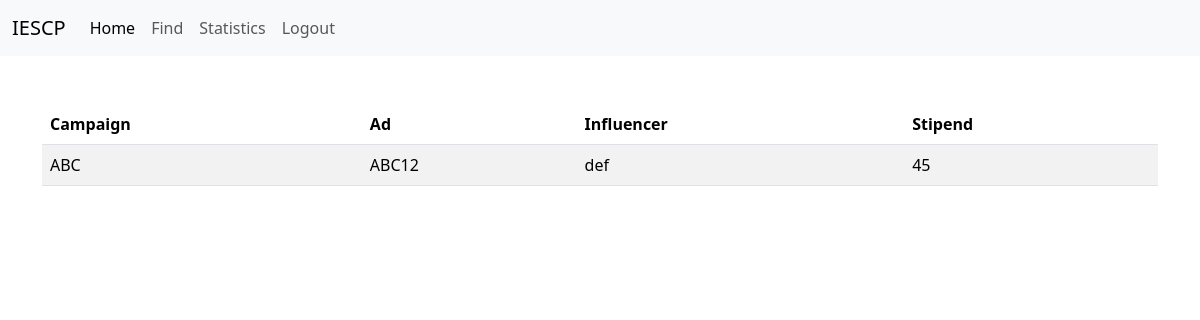
The page /ongoing_ads/sponsor=abc on the database as committed earlier.
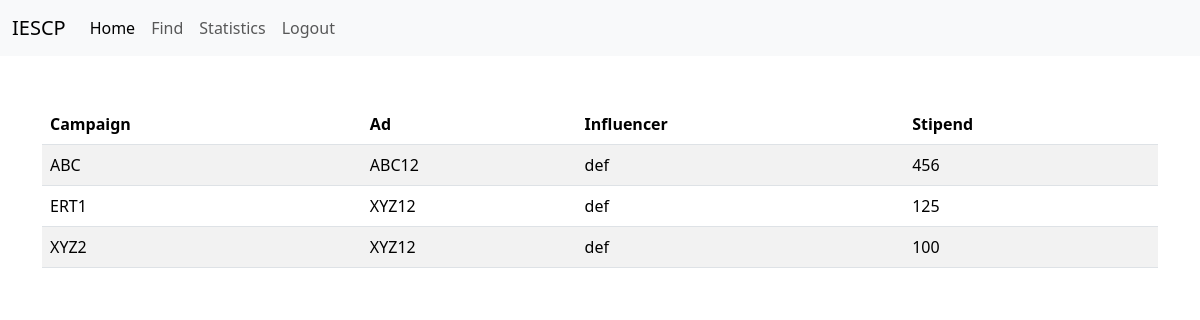
The same page on the database as committed later.
### tables this page shows
CREATE TABLE ongoing_ad ( sponsor TEXT, influencer TEXT, campaignName TEXT, adName TEXT, stipend TEXT, UNIQUE (sponsor, influencer, campaignName, adName));

### app.py (the view)
@app.route('/ongoing_ads/sponsor=<username>', methods=['GET', 'POST'])
def ongoing_ads(username):
    campaigns = []
    campaigns_list = select_ongoing_ad_sponsor(username)
    for i in campaigns_list:
        temp = dict()
        temp['campaignName'] = i[2]
        temp['adName'] = i[3]
        temp['influencer'] = i[1]
        temp['stipend'] = i[4]
        campaigns.append(temp)
        temp = dict()
    return render_template('ongoing_ads_sponsor.html', campaigns=campaigns)

### app.py (called while the page is built)
def select_ongoing_ad_sponsor(username):
    cursor.execute("SELECT * FROM ongoing_ad WHERE sponsor=?", (username, ))
    connection.commit()
    return cursor.fetchall()

### templates/ongoing_ads_sponsor.html (shortened to what this page needs)
<!DOCTYPE html>
<html lang="en">
<head>
<link href="https://cdn.jsdelivr.net/npm/bootstrap@5.3.3/dist/css/bootstrap.min.css" rel="stylesheet">
  </head>
  <nav class="navbar navbar-expand-lg bg-body-tertiary">
    <div class="container-fluid">
      <a class="navbar-brand" href="#">IESCP</a>
      <div class="collapse navbar-collapse" id="navbarSupportedContent">
        <ul class="navbar-nav me-auto mb-2 mb-lg-0">
          <li class="nav-item">
            <a class="nav-link active" aria-current="page" href="/home_sponsor/sponsor={{username}}" id = "home_sponsor_nav">Home</a>
          </li>
          <li class="nav-item">
            <a class="nav-link" href="/find_sponsor/sponsor={{username}}" id = "find_sponsor_nav">Find</a>
          </li>
          <li class="nav-item">
            <a class="nav-link" href="/statistics_sponsor/sponsor={{username}}" id = "stats_sponsor_nav">Statistics</a>
          </li>
          <li class="nav-item">
            <a class="nav-link" href = "/" id="logout">Logout</a>
          </li>
        </ul>
      </div>
    </div>
  </nav>
<body>
    <div class="container mt-5">
        <table class="table table-striped">
            <thead>
                <tr>
                    <th scope="col">Campaign</th>
                    <th scope="col">Ad</th>
                    <th scope="col">Influencer</th>
                    <th scope="col">Stipend</th>
                </tr>
            </thead>
            <tbody>
                {% for ad in campaigns %}
                    <tr>
                        <td>{{ ad.campaignName }}</td>
                        <td>{{ ad.adName }}</td>
                        <td>{{ ad.influencer }}</td>
                        <td>{{ ad.stipend }}</td>
                    </tr>
                {% endfor %}
            </tbody>
        </table>
    </div>
</body>
</html>

Rows that differ between the two databases and show on the page:
changed ongoing_ad "ABC": stipend "45" → "456"
added ongoing_ad: campaignName "ERT1", adName "XYZ12", influencer "def", stipend "125"
added ongoing_ad: campaignName "XYZ2", adName "XYZ12", influencer "def", stipend "100"
